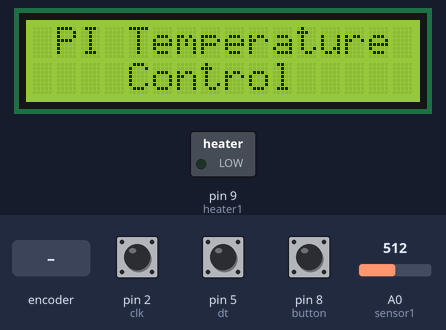
A sketch run on a simulated Arduino Uno, built with avr-gcc and run on an emulated ATmega328P. On the bench: 16×2 character LCD, switched loads named in the sketch (green lamp = pin HIGH). The inputs (shaded band) are chosen by the test bench; at power-on: pin 8 (button) HIGH, A0 (sensor1) = 512, pin 2 (clk) HIGH, pin 5 (dt) HIGH. What the sketch prints to the serial monitor is not drawn.

Above: at 1.2 s.
1.3 s: pin 8 (button) pulled LOW for 0.15 s
At 2.0 s:
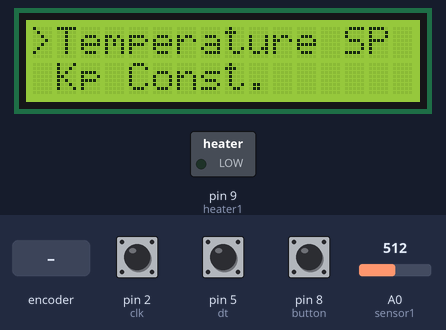
2.9 s: rotary encoder on pin 2 (clk) / pin 5 (dt) turned 3 steps (first pin leading)
At 4.1 s:
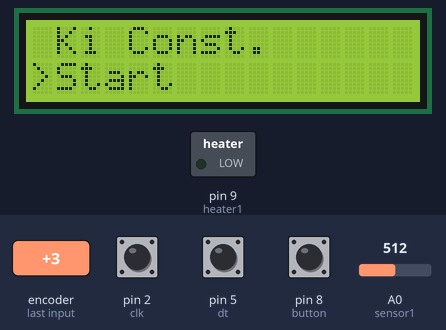
5.0 s: pin 8 (button) pulled LOW for 1 s
At 6.3 s:
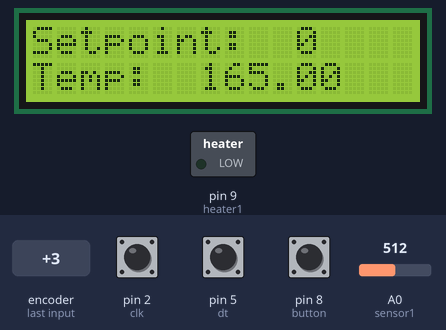
7.5 s: A0 (sensor1) set to 716
At 9.4 s:
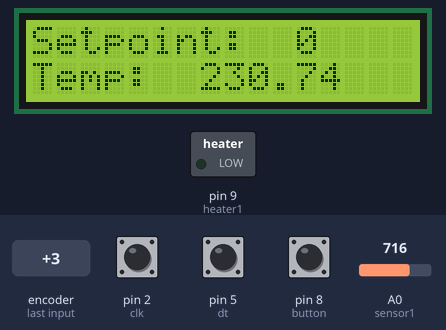
9.7 s: A0 (sensor1) set to 900
At 10.8 s:
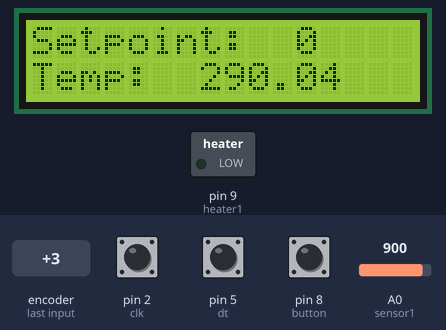
11.8 s: A0 (sensor1) set to 1023
At 13.4 s:
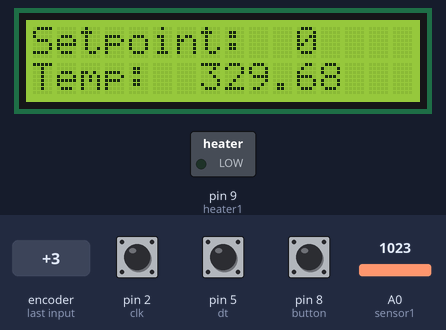
Timing chart, 0 to 14.8 s (numbered marks = the images above; inputs shaded):
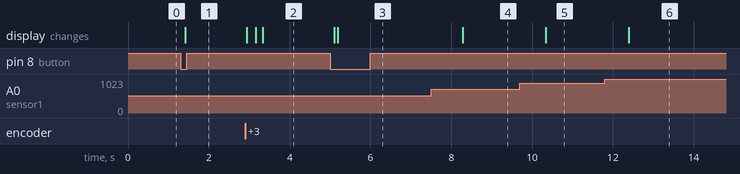

The sketch:

pidMENU.ino
```cpp
#include <Wire.h>
#include <LiquidCrystal_I2C.h>

LiquidCrystal_I2C lcd(0x3f,16,2);

/////////////////////////////////////////////////////variables y const PID//////////////////////////////////////////////////////////////////////////
#define sensor1 A0
#define heater1 9

int out = 0;    //salida
float temp;       //Temperatura del Heater 1
float r1 = 0 ;    //SETPOINT
volatile float u = 0.0,u_1 = 0.0;

float kp = 0.0,ti = 0.0, td = 0.0, ki = 0.0;    //Constantes PI


float q0,q1,q2;
volatile float e = 0.0,e_1 = 0.0,e_2 = 0.0;

//////////////////////////////////////////////////////variables de tiempo de muestreo///////////////////////////////////8//////////////////////////////////

volatile unsigned long t = 0;
volatile unsigned long t_1 = 0;
volatile unsigned long delta = 0;
int T = 1000;                                //periodo de muestreo en mS
float Ts = 0;

////////////////////////////////////////////////////funcion de encoder//////////////////////////////////////////////////////////////////////////////////
#define clk 2
#define dt 5

int seleccion = 0;

void event (){
    if (digitalRead(dt) == LOW){
      seleccion = 1;
      Serial.print("False ");
    }
    else{
      seleccion = 2;
      Serial.print("True ");
    }
    delay(20);
return seleccion;
}

////////////////////////////////////////////////////funcion de boton//////////////////////////////////////////////////////////////////////////////////
#define button 8

int button_state;

int falling(int btn){
  int new_value = digitalRead(btn);
  delay(50);
  bool result = 0;

  if(button_state != new_value && new_value == 0){
    result = 1;
    button_state = new_value;
  }
  else{
    result = 0;
    button_state = new_value;
  }
  return result;
}

//////////////////////////////////////////////////////////////////////////////////////////////////////////////////////////////////////////////////

#define p0 0
#define p1 1
#define p2 2
#define p3 3
#define p4 4
#define p5 5
#define p6 6
#define p7 7
#define p8 8

int estado = p0;   //estado actual-inicial

////////////////////////////////////////////////////valores/////////////////////////////////////////////////////////////////////////////////////////////

int tempSet = 0;
float kpSet = 0;
float kiSet = 0;

////////////////////////////////////////////////////VOID SETUP//////////////////////////////////////////////////////////////////////////////////

void setup() {
  Serial.begin(9600);
  pinMode(heater1, OUTPUT);
  digitalWrite(heater1, LOW);
  pinMode(clk, INPUT);
  pinMode(dt, INPUT);

  analogReference(EXTERNAL);

  pinMode(button, INPUT_PULLUP);
  button_state = HIGH;

  attachInterrupt(digitalPinToInterrupt(clk), event, FALLING); //funcion para determinar interrupcion

  lcd.init();
  lcd.backlight();

  Ts = T/1000;

  printP0();
  estado = p0;
}

////////////////////////////////////////////////////inicio de funciones de impresiones de pantalla////////////////////////////////////////////////

void printP0(){
  lcd.clear();
  lcd.setCursor(1,0);
  lcd.print("PI Temperature");
  lcd.setCursor(4,1);
  lcd.print("Control");
}

void printP1(){
  lcd.clear();
  lcd.setCursor(0,0);
  lcd.print(">");
  lcd.setCursor(1,0);
  lcd.print("Temperature SP");
  lcd.setCursor(1,1);
  lcd.print("Kp Const.");
}

void printP2(){
  lcd.clear();
  lcd.setCursor(1,0);
  lcd.print("Temperature SP");
  lcd.setCursor(0,1);
  lcd.print(">");
  lcd.setCursor(1,1);
  lcd.print("Kp Const.");
}

void printP3(){
  lcd.clear();
  lcd.setCursor(0,0);
  lcd.print(">");
  lcd.setCursor(1,0);
  lcd.print("Ki Const.");
  lcd.setCursor(1,1);
  lcd.print("Start");
}

void printP4(){
  lcd.clear();
  lcd.setCursor(1,0);
  lcd.print("Ki Const.");
  lcd.setCursor(0,1);
  lcd.print(">");
  lcd.setCursor(1,1);
  lcd.print("Start");
}

void printP5(){
  lcd.clear();
  lcd.setCursor(0,0);
  lcd.print("Set Temperature");
  lcd.setCursor(0,1);
  lcd.print("Celsius: ");
  printTempSet();
}

void printTempSet(){
  lcd.setCursor(10,1);
  lcd.print(tempSet);
}

void printP6(){
  lcd.clear();
  lcd.setCursor(0,0);
  lcd.print("Set Kp");
  printKp();
}

void printKp(){
  lcd.setCursor(0,1);
  lcd.print(kpSet);
}

void printP7(){
  lcd.clear();
  lcd.setCursor(0,0);
  lcd.print("Set Ki");
  printKi();
}

void printKi(){
  lcd.setCursor(0,1);
  lcd.print(kiSet);
}

void printP8(){
  lcd.clear();
  lcd.setCursor(0,0);
  lcd.print("Setpoint: ");
  lcd.setCursor(11, 0);
  lcd.print(tempSet);
  lcd.setCursor(0, 1);
  lcd.print("Temp: ");
  printTemp();
}

void printTemp(){
  lcd.setCursor(7, 1);
  lcd.print(temp);
}

////////////////////////////////////////////////////VOID LOOP//////////////////////////////////////////////////////////////////////////////////

void loop() {
  switch(estado){
    case p0:            //HOME
      if(falling(button)){
        estado = p1;
        printP1();
        break;    //para que no siga en el loop  y parpadee la pantalla
      }
    break;            //FIN HOME

    case p1:          //INICIO P1
      if(falling(button)){
        estado = p5;
        printP5();
        break;    //para que no siga en el loop  y parpadee la pantalla
      }
      if(seleccion == 1){   //up
        estado = p4;
        printP4();
        seleccion = 3;
        break;
      }
      if(seleccion == 2){   //down
        estado = p2;
        printP2();
        seleccion = 3;
        break;
      }
    break;            //FIN P1

    case p2:          //INICIO P2
      if(falling(button)){
        estado = p6;
        printP6();
        break;    //para que no siga en el loop  y parpadee la pantalla
      }
      if(seleccion == 1){   //up
        estado = p1;
        printP1();
        seleccion = 3;
        break;
      }
      if(seleccion == 2){   //down
        estado = p3;
        printP3();
        seleccion = 3;
        break;
      }
    break;            //FIN P2

    case p3:          //INICIO P3
      if(falling(button)){
        estado = p7;
        printP7();
        break;    //para que no siga en el loop  y parpadee la pantalla
      }
      if(seleccion == 1){   //up
        estado = p2;
        printP2();
        seleccion = 3;
        break;
      }
      if(seleccion == 2){   //down
        estado = p4;
        printP4();
        seleccion = 3;
        break;
      }
    break;            //FIN P3

    case p4:          //INICIO P4
      if(falling(button)){
        estado = p8;
        printP8();
        break;    //para que no siga en el loop  y parpadee la pantalla
      }
      if(seleccion == 1){   //up
        estado = p3;
        printP3();
        seleccion = 3;
        break;
      }
      if(seleccion == 2){   //down
        estado = p1;
        printP1();
        seleccion = 3;
        break;
      }
    break;            //FIN P4

    case p5:
      if(falling(button)){
        estado = p1;
        printP1();
        break;
      }
      if(seleccion == 2){   //up
        tempSet++;
        if(tempSet>=100)tempSet = 100;
        seleccion = 3;
        break;
      }
      if(seleccion == 1){   //down
        tempSet--;
        if(tempSet<=0)tempSet = 0;
        seleccion = 3;
        break;
      }
      printP5();
    break;

    case p6:        //INICIO P6
      if(falling(button)){
        estado = p2;
        printP2();
        break;
      }
      if(seleccion == 2){   //up
        kpSet = kpSet + 0.1;
        if(kpSet>=100)kpSet = 100;
        seleccion = 3;
        break;
      }
      if(seleccion == 1){   //down
        kpSet = kpSet - 0.1;
        if(kpSet<=0)kpSet = 0;
        seleccion = 3;
        break;
      }
      printP6();
    break;          //FIN P6

    case p7:        //INICIO P7
      if(falling(button)){
        estado = p3;
        printP3();
        break;
      }
      if(seleccion == 2){   //up
        kiSet = kiSet + 0.1;
        if(kiSet>=100)kiSet = 100;
        seleccion = 3;
        break;
      }
      if(seleccion == 1){   //down
        kiSet = kiSet - 0.1;
        if(kiSet<=0)kiSet = 0;
        seleccion = 3;
        break;
      }
      printP7();
    break;          //FIN P7

    case p8:        //INICIO P8
      if(falling(button)){
        estado = p0;
        printP0();
        kpSet = 0;
        kiSet = 0;
        tempSet = 0;
        analogWrite(heater1, 0);
        break;
      }

      t = millis();
      delta = (double) t - t_1;

      if(delta >= T){
        temp= 3.3*100.0*analogRead(sensor1)/1024.0;

        kp = kpSet;
        ki = kiSet;
        ti = 1/ki;
        r1 = tempSet;

        q0=kp*(1+Ts/(2.0*ti)+td/Ts);
        q1=-kp*(1-Ts/(2.0*ti)+(2.0*td)/Ts);
        q2=(kp*td)/Ts;;

        e=(r1-temp);
        u = u_1 + q0*e + q1*e_1 + q2*e_2;

        if (u >= 100.0)u = 100.0;
        if (u <= 0.0 || r1==0)u = 0.0;

        out = map(u, 0,100, 0,255);
        analogWrite(heater1, out);

    //    Serial.print("Temperatura: ");
    //    Serial.println(T1);
    //    Serial.print("Out: ");
    //    Serial.println(u);

      //  Serial.print((float)millis()/1000);
    //    Serial.print("  ");
        Serial.println(temp);
    //    Serial.print("  ");
    //     Serial.println(u);

        e_2=e_1;
        e_1=e;
        u_1=u;

        t_1 = t;
        printP8();
      }
    break;          //FIN P8
  }
}
```

Measured:
- after the input at 1.3 s, the display: changes after 0.12 s (image 1)
- after the input at 2.9 s, the display: first changes at once (image 2 shows a later state)
- after the input at 5.0 s, the display: first changes after 0.11 s (image 3 shows a later state)
- after the input at 7.5 s, the display: changes after 0.78 s (image 4)
- after the input at 9.7 s, the display: changes after 0.64 s (image 5)
- after the input at 11.8 s, the display: changes after 0.60 s (image 6)
